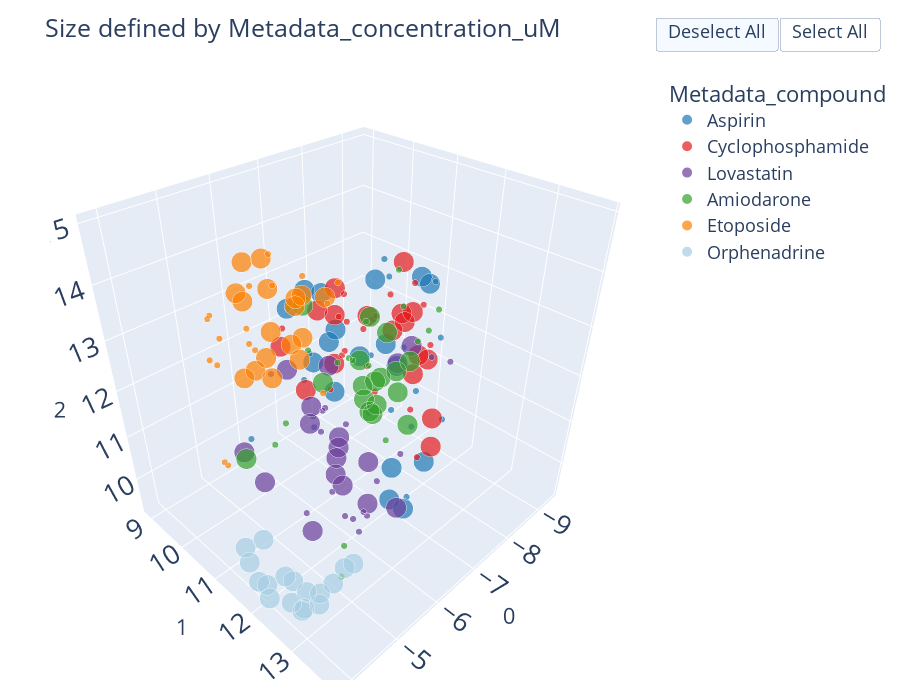
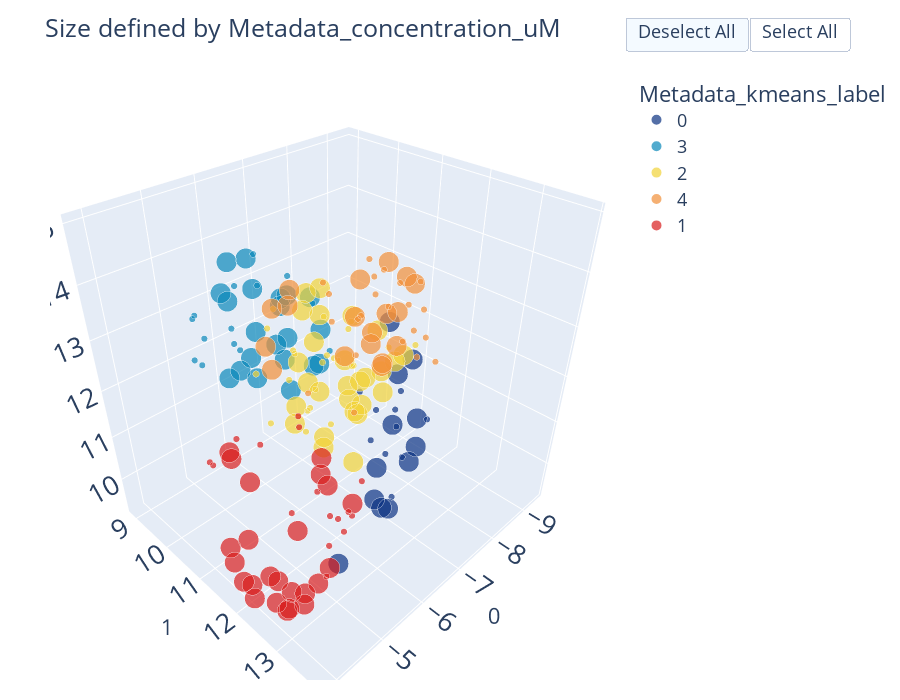

These figures' notebook cell, in order:
### Code cell
df_3d["Metadata_kmeans_label"] = kmeans_labels

combat_util.plot_umap_3d(df_3d, color_col='Metadata_compound', 
                    #   split_df = False, split_column = None, np = None,
                      hover_cols=hover_list,
                      size=True, size_col = "Metadata_concentration_uM",
                      # x="0", y="1",
                      # error_x="x_err", error_y="y_err",
                       dili_color=True
                      )
combat_util.plot_umap_3d(df_3d, color_col='Metadata_kmeans_label', 
                    #   split_df = False, split_column = None, np = None,
                      hover_cols=hover_list,
                      size=True, size_col = "Metadata_concentration_uM",
                      # x="0", y="1",
                      # error_x="x_err", error_y="y_err",
                       discrete=True
                      )

### Figure 1 — Plotly figure (JSON) as saved in the notebook; plotly's stock layout.template omitted (floating-point values rounded to 4 significant figures; data arrays with more than 128 entries replaced by an {"elided": "..."} marker saying what was removed)
{"data": [{"customdata": {"elided": "34x4 mixed values"}, "hovertemplate": "colors_plot_col=Aspirin<br>0=%{x}<br>1=%{y}<br>2=%{z}<br>Metadata_size=%{marker.size}<br>Metadata_Plate=%{customdata[0]}<br>Metadata_Well=%{customdata[1]}<br>Metadata_compound=%{customdata[2]}<br>Metadata_concentration_uM=%{customdata[3]}<extra></extra>", "legendgroup": "Aspirin", "marker": {"color": "#1f78b4", "size": [1, 1, 1, 1, 1, 1, 1, 1, 1, 1, 1, 1, 1, 1, 1, 1, 1, 10, 10, 10, 10, 10, 10, 10, 10, 10, 10, 10, 10, 10, 10, 10, 10, 10], "sizemode": "area", "sizeref": 0.025, "symbol": "circle"}, "mode": "markers", "name": "Aspirin", "scene": "scene", "showlegend": true, "type": "scatter3d", "x": [-8.305, -5.392, -9.208, -7.506, -7.925, -6.374, -5.85, -5.354, -9.178, -7.162, -6.142, -6.044, -7.659, -8.899, -7.855, -6.882, -7.111, -6.039, -5.687, -5.495, -5.443, -7.294, -7.493, -6.866, -8.385, -6.355, -7.847, -7.855, -7.897, -8.096, -6.942, -7.687, -7.879, -8.519], "y": [10.52, 10.04, 11.23, 11.36, 10.62, 13.5, 12.96, 13.75, 10.33, 11.3, 10.9, 11.02, 8.916, 11.25, 8.905, 12.52, 12.38, 13.48, 13.15, 13.3, 13.62, 9.463, 11.61, 11.32, 10.22, 11.27, 11.02, 8.995, 9.581, 9.027, 9.351, 9.672, 11.74, 11.41], "z": [13.45, 10.71, 11.71, 13.7, 12.41, 12.57, 12.73, 11.87, 11.08, 12.29, 11.3, 11.18, 10.31, 13.05, 10.88, 11.57, 12.11, 11.93, 11.83, 11.41, 11.48, 12.81, 12.06, 12.42, 12.9, 13.15, 12.08, 10.71, 10.23, 12.26, 12.51, 11.59, 13.7, 13.21]}, {"customdata": {"elided": "34x4 mixed values"}, "hovertemplate": "colors_plot_col=Cyclophosphamide<br>0=%{x}<br>1=%{y}<br>2=%{z}<br>Metadata_size=%{marker.size}<br>Metadata_Plate=%{customdata[0]}<br>Metadata_Well=%{customdata[1]}<br>Metadata_compound=%{customdata[2]}<br>Metadata_concentration_uM=%{customdata[3]}<extra></extra>", "legendgroup": "Cyclophosphamide", "marker": {"color": "#e31a1c", "size": [1, 1, 1, 1, 1, 1, 1, 1, 1, 1, 1, 1, 1, 1, 1, 1, 1, 10, 10, 10, 10, 10, 10, 10, 10, 10, 10, 10, 10, 10, 10, 10, 10, 10], "sizemode": "area", "sizeref": 0.025, "symbol": "circle"}, "mode": "markers", "name": "Cyclophosphamide", "scene": "scene", "showlegend": true, "type": "scatter3d", "x": [-5.57, -6.095, -8.47, -8.565, -7.179, -7.445, -5.871, -7.101, -5.63, -8.184, -7.162, -9.402, -8.409, -8.832, -8.861, -7.049, -7.895, -8.504, -8.47, -5.868, -9.008, -5.927, -6.59, -5.885, -6.372, -8.217, -9.137, -8.802, -7.715, -7.842, -6.435, -6.607, -5.869, -8.591], "y": [12.29, 12.4, 9.149, 9.875, 12.38, 10.43, 13.3, 11.46, 13.67, 9.6, 10.26, 10.84, 9.293, 10.82, 9.474, 9.053, 11.06, 9.003, 10.83, 11.05, 10.86, 13.65, 12.98, 13.3, 12.69, 9.286, 10.03, 9.638, 11.48, 9.184, 9.735, 13.15, 11.75, 11.0], "z": [13.58, 12.64, 11.61, 10.69, 13.72, 12.47, 12.91, 13.17, 12.4, 12.43, 11.02, 11.27, 10.76, 12.88, 11.29, 11.91, 13.1, 12.21, 13.44, 12.09, 11.22, 12.92, 13.28, 13.52, 13.89, 11.82, 11.38, 11.7, 12.97, 12.04, 12.08, 11.69, 12.95, 12.44]}, {"customdata": {"elided": "34x4 mixed values"}, "hovertemplate": "colors_plot_col=Lovastatin<br>0=%{x}<br>1=%{y}<br>2=%{z}<br>Metadata_size=%{marker.size}<br>Metadata_Plate=%{customdata[0]}<br>Metadata_Well=%{customdata[1]}<br>Metadata_compound=%{customdata[2]}<br>Metadata_concentration_uM=%{customdata[3]}<extra></extra>", "legendgroup": "Lovastatin", "marker": {"color": "#6a3d9a", "size": [1, 1, 1, 1, 1, 1, 1, 1, 1, 1, 1, 1, 1, 1, 1, 1, 1, 10, 10, 10, 10, 10, 10, 10, 10, 10, 10, 10, 10, 10, 10, 10, 10, 10], "sizemode": "area", "sizeref": 0.025, "symbol": "circle"}, "mode": "markers", "name": "Lovastatin", "scene": "scene", "showlegend": true, "type": "scatter3d", "x": [-6.834, -7.676, -7.127, -6.776, -6.876, -7.672, -5.844, -6.319, -7.721, -7.16, -6.006, -9.053, -5.999, -6.043, -6.468, -5.145, -5.817, -7.066, -7.188, -7.367, -4.98, -5.994, -5.3, -6.099, -5.99, -5.003, -7.218, -6.044, -7.103, -4.969, -7.341, -6.512, -6.117, -7.494], "y": [12.35, 12.22, 10.13, 11.65, 11.78, 9.455, 12.44, 9.55, 10.1, 9.952, 11.5, 11.62, 12.03, 11.78, 11.93, 11.78, 12.36, 9.722, 10.43, 9.436, 13.88, 10.43, 11.72, 12.28, 11.63, 10.86, 12.15, 11.43, 11.96, 10.39, 11.11, 11.05, 11.65, 10.12], "z": [10.89, 12.45, 10.52, 11.44, 9.843, 9.782, 10.26, 11.44, 9.759, 9.797, 9.974, 11.4, 9.68, 9.537, 9.343, 10.26, 9.74, 9.931, 9.654, 10.05, 12.02, 12.13, 9.674, 10.17, 10.88, 10.46, 12.85, 12.68, 12.47, 10.87, 9.597, 9.772, 10.16, 9.564]}, {"customdata": {"elided": "34x4 mixed values"}, "hovertemplate": "colors_plot_col=Amiodarone<br>0=%{x}<br>1=%{y}<br>2=%{z}<br>Metadata_size=%{marker.size}<br>Metadata_Plate=%{customdata[0]}<br>Metadata_Well=%{customdata[1]}<br>Metadata_compound=%{customdata[2]}<br>Metadata_concentration_uM=%{customdata[3]}<extra></extra>", "legendgroup": "Amiodarone", "marker": {"color": "#33a02c", "size": [1, 1, 1, 1, 1, 1, 1, 1, 1, 1, 1, 1, 1, 1, 1, 1, 1, 10, 10, 10, 10, 10, 10, 10, 10, 10, 10, 10, 10, 10, 10, 10, 10, 10], "sizemode": "area", "sizeref": 0.025, "symbol": "circle"}, "mode": "markers", "name": "Amiodarone", "scene": "scene", "showlegend": true, "type": "scatter3d", "x": [-6.139, -5.222, -8.343, -8.184, -7.15, -8.373, -8.006, -4.729, -5.074, -7.591, -6.131, -8.241, -7.915, -8.958, -8.447, -7.863, -9.234, -8.729, -6.835, -5.097, -8.605, -8.156, -8.476, -8.71, -8.668, -7.433, -8.237, -8.064, -5.458, -8.487, -8.163, -7.878, -8.159, -9.023], "y": [12.62, 10.96, 11.6, 11.49, 9.14, 9.54, 11.13, 13.04, 12.75, 9.161, 10.13, 10.23, 10.11, 10.46, 9.945, 9.727, 11.11, 9.493, 9.932, 10.24, 9.756, 10.35, 10.13, 9.972, 10.65, 9.744, 10.47, 10.24, 13.6, 10.47, 10.31, 10.88, 11.03, 10.63], "z": [11.78, 11.23, 12.41, 12.2, 12.33, 10.82, 13.57, 10.08, 10.28, 11.2, 10.71, 11.03, 11.26, 12.19, 11.85, 11.05, 12.27, 10.58, 12.85, 10.54, 9.747, 9.987, 9.626, 10.29, 10.37, 10.78, 10.18, 10.63, 13.05, 11.81, 12.23, 11.25, 11.33, 10.96]}, {"customdata": {"elided": "34x4 mixed values"}, "hovertemplate": "colors_plot_col=Etoposide<br>0=%{x}<br>1=%{y}<br>2=%{z}<br>Metadata_size=%{marker.size}<br>Metadata_Plate=%{customdata[0]}<br>Metadata_Well=%{customdata[1]}<br>Metadata_compound=%{customdata[2]}<br>Metadata_concentration_uM=%{customdata[3]}<extra></extra>", "legendgroup": "Etoposide", "marker": {"color": "#ff7f00", "size": [1, 1, 1, 1, 1, 1, 1, 1, 1, 1, 1, 1, 1, 1, 1, 1, 1, 10, 10, 10, 10, 10, 10, 10, 10, 10, 10, 10, 10, 10, 10, 10, 10, 10], "sizemode": "area", "sizeref": 0.025, "symbol": "circle"}, "mode": "markers", "name": "Etoposide", "scene": "scene", "showlegend": true, "type": "scatter3d", "x": [-4.605, -4.612, -5.535, -4.361, -4.527, -4.363, -4.631, -5.341, -6.448, -5.233, -4.409, -4.906, -4.513, -6.745, -5.138, -5.751, -4.426, -5.097, -4.629, -4.715, -4.715, -4.901, -4.85, -5.07, -4.812, -5.163, -5.431, -4.974, -5.314, -4.731, -4.691, -5.931, -4.871, -6.051], "y": [10.62, 11.31, 11.99, 10.75, 10.53, 10.66, 10.42, 10.47, 10.84, 11.13, 10.63, 11.58, 11.48, 10.94, 10.74, 11.23, 10.71, 10.76, 11.25, 10.99, 11.67, 12.08, 12.22, 11.1, 11.07, 11.14, 11.4, 11.83, 11.7, 10.97, 11.75, 11.5, 11.42, 10.69], "z": [13.47, 13.94, 14.24, 13.96, 10.94, 13.21, 12.88, 12.85, 11.61, 14.8, 11.14, 14.61, 13.81, 13.72, 14.19, 14.31, 13.97, 12.72, 14.34, 12.88, 13.22, 13.65, 14.09, 13.13, 14.81, 13.57, 14.01, 13.75, 14.34, 14.32, 14.7, 14.0, 14.96, 13.61]}, {"customdata": [["231006_132517_Plate_1", "F9", "Orphenadrine", 10], ["231006_132517_Plate_1", "F8", "Orphenadrine", 10], ["231006_132517_Plate_1", "F7", "Orphenadrine", 10], ["231006_132517_Plate_1", "F6", "Orphenadrine", 10], ["231011_183822_Plate_1", "D5", "Orphenadrine", 10], ["231011_183822_Plate_1", "D4", "Orphenadrine", 10], ["231011_183822_Plate_1", "D3", "Orphenadrine", 10], ["231011_183822_Plate_1", "D2", "Orphenadrine", 10], ["220608_152238_Plate_1", "G6", "Orphenadrine", 10], ["220608_152238_Plate_1", "F6", "Orphenadrine", 10], ["220608_152238_Plate_1", "E6", "Orphenadrine", 10], ["220617_090443_Plate_1", "E6", "Orphenadrine", 10], ["220617_090443_Plate_1", "F6", "Orphenadrine", 10], ["220607_092050_Plate_1", "E6", "Orphenadrine", 10], ["220607_092050_Plate_1", "F6", "Orphenadrine", 10], ["220607_092050_Plate_1", "G6", "Orphenadrine", 10], ["220617_090443_Plate_1", "G6", "Orphenadrine", 10]], "hovertemplate": "colors_plot_col=Orphenadrine<br>0=%{x}<br>1=%{y}<br>2=%{z}<br>Metadata_size=%{marker.size}<br>Metadata_Plate=%{customdata[0]}<br>Metadata_Well=%{customdata[1]}<br>Metadata_compound=%{customdata[2]}<br>Metadata_concentration_uM=%{customdata[3]}<extra></extra>", "legendgroup": "Orphenadrine", "marker": {"color": "#a6cee3", "size": [10, 10, 10, 10, 10, 10, 10, 10, 10, 10, 10, 10, 10, 10, 10, 10, 10], "sizemode": "area", "sizeref": 0.025, "symbol": "circle"}, "mode": "markers", "name": "Orphenadrine", "scene": "scene", "showlegend": true, "type": "scatter3d", "x": [-4.079, -4.027, -4.047, -4.357, -3.853, -3.886, -3.865, -4.315, -4.448, -4.024, -4.419, -4.203, -4.139, -4.407, -3.923, -3.898, -4.008], "y": [11.5, 11.79, 11.48, 11.57, 13.1, 13.45, 13.13, 12.99, 12.5, 12.71, 13.43, 13.41, 12.37, 13.62, 12.17, 12.23, 12.65], "z": [9.678, 9.478, 10.05, 10.06, 10.11, 10.55, 10.18, 9.996, 9.477, 10.3, 10.88, 10.7, 10.02, 11.14, 9.822, 9.569, 9.745]}], "layout": {"autosize": false, "font": {"size": 18}, "height": 700, "legend": {"itemsizing": "constant", "title": {"text": "Metadata_compound"}, "tracegroupgap": 0}, "margin": {"b": 20, "l": 50, "pad": 4, "r": 50, "t": 50}, "scene": {"domain": {"x": [0, 1], "y": [0, 1]}, "xaxis": {"title": {"text": "0"}}, "yaxis": {"title": {"text": "1"}}, "zaxis": {"title": {"text": "2"}}}, "title": {"text": "Size defined by Metadata_concentration_uM"}, "updatemenus": [{"buttons": [{"args": ["visible", "legendonly"], "label": "Deselect All", "method": "restyle"}, {"args": ["visible", true], "label": "Select All", "method": "restyle"}], "direction": "left", "pad": {"r": 5, "t": 5}, "showactive": true, "type": "buttons", "x": 1, "xanchor": "left", "y": 1.1, "yanchor": "top"}], "width": 900}}

### Figure 2 — Plotly figure (JSON) as saved in the notebook; plotly's stock layout.template omitted (floating-point values rounded to 4 significant figures; data arrays with more than 128 entries replaced by an {"elided": "..."} marker saying what was removed)
{"data": [{"customdata": [["220608_152238_Plate_1", "C3", "Aspirin", 1], ["231011_183822_Plate_1", "B8", "Aspirin", 1], ["231011_183822_Plate_1", "C7", "Cyclophosphamide", 1], ["231006_132517_Plate_1", "B5", "Amiodarone", 1], ["220607_092050_Plate_1", "C3", "Aspirin", 1], ["231011_183822_Plate_1", "B6", "Aspirin", 1], ["231011_183822_Plate_1", "B7", "Aspirin", 1], ["231006_132517_Plate_1", "B10", "Cyclophosphamide", 1], ["231011_183822_Plate_1", "C9", "Cyclophosphamide", 1], ["231006_132517_Plate_1", "C5", "Lovastatin", 1], ["220617_090443_Plate_1", "B6", "Amiodarone", 10], ["220608_152238_Plate_1", "E4", "Lovastatin", 10], ["231011_183822_Plate_1", "C5", "Cyclophosphamide", 10], ["231011_183822_Plate_1", "C4", "Cyclophosphamide", 10], ["220607_092050_Plate_1", "E6", "Orphenadrine", 10], ["231006_132517_Plate_1", "C11", "Cyclophosphamide", 10], ["231011_183822_Plate_1", "C3", "Cyclophosphamide", 10], ["231011_183822_Plate_1", "C2", "Cyclophosphamide", 10], ["231011_183822_Plate_1", "B5", "Aspirin", 10], ["231011_183822_Plate_1", "B4", "Aspirin", 10], ["231011_183822_Plate_1", "B3", "Aspirin", 10], ["231011_183822_Plate_1", "B2", "Aspirin", 10]], "hovertemplate": "colors_plot_col=0<br>0=%{x}<br>1=%{y}<br>2=%{z}<br>Metadata_size=%{marker.size}<br>Metadata_Plate=%{customdata[0]}<br>Metadata_Well=%{customdata[1]}<br>Metadata_compound=%{customdata[2]}<br>Metadata_concentration_uM=%{customdata[3]}<extra></extra>", "legendgroup": "0", "marker": {"color": "rgb(12,51,131)", "size": [1, 1, 1, 1, 1, 1, 1, 1, 1, 1, 10, 10, 10, 10, 10, 10, 10, 10, 10, 10, 10, 10], "sizemode": "area", "sizeref": 0.025, "symbol": "circle"}, "mode": "markers", "name": "0", "scene": "scene", "showlegend": true, "type": "scatter3d", "x": [-6.882, -6.374, -5.63, -6.139, -7.111, -5.354, -5.85, -6.095, -5.871, -6.834, -5.458, -4.98, -5.927, -6.59, -4.407, -6.607, -5.885, -6.372, -6.039, -5.687, -5.495, -5.443], "y": [12.52, 13.5, 13.67, 12.62, 12.38, 13.75, 12.96, 12.4, 13.3, 12.35, 13.6, 13.88, 13.65, 12.98, 13.62, 13.15, 13.3, 12.69, 13.48, 13.15, 13.3, 13.62], "z": [11.57, 12.57, 12.4, 11.78, 12.11, 11.87, 12.73, 12.64, 12.91, 10.89, 13.05, 12.02, 12.92, 13.28, 11.14, 11.69, 13.52, 13.89, 11.93, 11.83, 11.41, 11.48]}, {"customdata": {"elided": "35x4 mixed values"}, "hovertemplate": "colors_plot_col=3<br>0=%{x}<br>1=%{y}<br>2=%{z}<br>Metadata_size=%{marker.size}<br>Metadata_Plate=%{customdata[0]}<br>Metadata_Well=%{customdata[1]}<br>Metadata_compound=%{customdata[2]}<br>Metadata_concentration_uM=%{customdata[3]}<extra></extra>", "legendgroup": "3", "marker": {"color": "rgb(10,136,186)", "size": [1, 1, 1, 1, 1, 1, 1, 1, 1, 1, 1, 1, 1, 1, 10, 10, 10, 10, 10, 10, 10, 10, 10, 10, 10, 10, 10, 10, 10, 10, 10, 10, 10, 10, 10], "sizemode": "area", "sizeref": 0.025, "symbol": "circle"}, "mode": "markers", "name": "3", "scene": "scene", "showlegend": true, "type": "scatter3d", "x": [-4.631, -4.363, -4.906, -4.513, -5.138, -5.751, -5.341, -5.233, -4.361, -4.605, -5.57, -5.535, -4.426, -4.612, -5.868, -5.163, -4.812, -5.314, -5.931, -4.871, -4.731, -5.869, -6.044, -4.691, -4.629, -5.07, -4.715, -4.715, -6.051, -6.355, -4.974, -5.431, -4.85, -4.901, -5.097], "y": [10.42, 10.66, 11.58, 11.48, 10.74, 11.23, 10.47, 11.13, 10.75, 10.62, 12.29, 11.99, 10.71, 11.31, 11.05, 11.14, 11.07, 11.7, 11.5, 11.42, 10.97, 11.75, 11.43, 11.75, 11.25, 11.1, 11.67, 10.99, 10.69, 11.27, 11.83, 11.4, 12.22, 12.08, 10.76], "z": [12.88, 13.21, 14.61, 13.81, 14.19, 14.31, 12.85, 14.8, 13.96, 13.47, 13.58, 14.24, 13.97, 13.94, 12.09, 13.57, 14.81, 14.34, 14.0, 14.96, 14.32, 12.95, 12.68, 14.7, 14.34, 13.13, 13.22, 12.88, 13.61, 13.15, 13.75, 14.01, 14.09, 13.65, 12.72]}, {"customdata": {"elided": "50x4 mixed values"}, "hovertemplate": "colors_plot_col=2<br>0=%{x}<br>1=%{y}<br>2=%{z}<br>Metadata_size=%{marker.size}<br>Metadata_Plate=%{customdata[0]}<br>Metadata_Well=%{customdata[1]}<br>Metadata_compound=%{customdata[2]}<br>Metadata_concentration_uM=%{customdata[3]}<extra></extra>", "legendgroup": "2", "marker": {"color": "rgb(242,211,56)", "size": [1, 1, 1, 1, 1, 1, 1, 1, 1, 1, 1, 1, 1, 1, 1, 1, 1, 1, 1, 1, 1, 1, 1, 10, 10, 10, 10, 10, 10, 10, 10, 10, 10, 10, 10, 10, 10, 10, 10, 10, 10, 10, 10, 10, 10, 10, 10, 10, 10, 10], "sizemode": "area", "sizeref": 0.025, "symbol": "circle"}, "mode": "markers", "name": "2", "scene": "scene", "showlegend": true, "type": "scatter3d", "x": [-8.447, -8.409, -7.855, -8.373, -8.565, -6.319, -7.659, -9.402, -7.863, -8.241, -7.049, -8.861, -7.915, -7.591, -7.162, -7.127, -6.131, -9.178, -7.16, -7.15, -7.672, -7.721, -8.47, -7.341, -7.842, -8.504, -8.729, -8.668, -7.494, -8.159, -8.096, -9.023, -7.878, -8.476, -8.156, -8.605, -7.188, -7.367, -8.217, -7.433, -7.066, -7.897, -7.687, -8.71, -8.237, -8.802, -9.008, -7.855, -9.137, -8.064], "y": [9.945, 9.293, 8.905, 9.54, 9.875, 9.55, 8.916, 10.84, 9.727, 10.23, 9.053, 9.474, 10.11, 9.161, 10.26, 10.13, 10.13, 10.33, 9.952, 9.14, 9.455, 10.1, 9.149, 11.11, 9.184, 9.003, 9.493, 10.65, 10.12, 11.03, 9.027, 10.63, 10.88, 10.13, 10.35, 9.756, 10.43, 9.436, 9.286, 9.744, 9.722, 9.581, 9.672, 9.972, 10.47, 9.638, 10.86, 8.995, 10.03, 10.24], "z": [11.85, 10.76, 10.88, 10.82, 10.69, 11.44, 10.31, 11.27, 11.05, 11.03, 11.91, 11.29, 11.26, 11.2, 11.02, 10.52, 10.71, 11.08, 9.797, 12.33, 9.782, 9.759, 11.61, 9.597, 12.04, 12.21, 10.58, 10.37, 9.564, 11.33, 12.26, 10.96, 11.25, 9.626, 9.987, 9.747, 9.654, 10.05, 11.82, 10.78, 9.931, 10.23, 11.59, 10.29, 10.18, 11.7, 11.22, 10.71, 11.38, 10.63]}, {"customdata": {"elided": "40x4 mixed values"}, "hovertemplate": "colors_plot_col=4<br>0=%{x}<br>1=%{y}<br>2=%{z}<br>Metadata_size=%{marker.size}<br>Metadata_Plate=%{customdata[0]}<br>Metadata_Well=%{customdata[1]}<br>Metadata_compound=%{customdata[2]}<br>Metadata_concentration_uM=%{customdata[3]}<extra></extra>", "legendgroup": "4", "marker": {"color": "rgb(242,143,56)", "size": [1, 1, 1, 1, 1, 1, 1, 1, 1, 1, 1, 1, 1, 1, 1, 1, 1, 1, 1, 1, 1, 1, 10, 10, 10, 10, 10, 10, 10, 10, 10, 10, 10, 10, 10, 10, 10, 10, 10, 10], "sizemode": "area", "sizeref": 0.025, "symbol": "circle"}, "mode": "markers", "name": "4", "scene": "scene", "showlegend": true, "type": "scatter3d", "x": [-9.053, -7.101, -8.184, -7.676, -8.899, -7.925, -8.958, -8.832, -6.745, -7.445, -7.162, -6.776, -7.179, -6.448, -9.208, -7.506, -7.895, -9.234, -8.184, -8.006, -8.343, -8.305, -7.847, -7.879, -8.47, -8.385, -8.487, -7.103, -8.519, -7.218, -8.591, -6.835, -7.294, -7.493, -6.435, -8.163, -5.994, -6.942, -7.715, -6.866], "y": [11.62, 11.46, 9.6, 12.22, 11.25, 10.62, 10.46, 10.82, 10.94, 10.43, 11.3, 11.65, 12.38, 10.84, 11.23, 11.36, 11.06, 11.11, 11.49, 11.13, 11.6, 10.52, 11.02, 11.74, 10.83, 10.22, 10.47, 11.96, 11.41, 12.15, 11.0, 9.932, 9.463, 11.61, 9.735, 10.31, 10.43, 9.351, 11.48, 11.32], "z": [11.4, 13.17, 12.43, 12.45, 13.05, 12.41, 12.19, 12.88, 13.72, 12.47, 12.29, 11.44, 13.72, 11.61, 11.71, 13.7, 13.1, 12.27, 12.2, 13.57, 12.41, 13.45, 12.08, 13.7, 13.44, 12.9, 11.81, 12.47, 13.21, 12.85, 12.44, 12.85, 12.81, 12.06, 12.08, 12.23, 12.13, 12.51, 12.97, 12.42]}, {"customdata": {"elided": "40x4 mixed values"}, "hovertemplate": "colors_plot_col=1<br>0=%{x}<br>1=%{y}<br>2=%{z}<br>Metadata_size=%{marker.size}<br>Metadata_Plate=%{customdata[0]}<br>Metadata_Well=%{customdata[1]}<br>Metadata_compound=%{customdata[2]}<br>Metadata_concentration_uM=%{customdata[3]}<extra></extra>", "legendgroup": "1", "marker": {"color": "rgb(217,30,30)", "size": [1, 1, 1, 1, 1, 1, 1, 1, 1, 1, 1, 1, 1, 1, 1, 1, 10, 10, 10, 10, 10, 10, 10, 10, 10, 10, 10, 10, 10, 10, 10, 10, 10, 10, 10, 10, 10, 10, 10, 10], "sizemode": "area", "sizeref": 0.025, "symbol": "circle"}, "mode": "markers", "name": "1", "scene": "scene", "showlegend": true, "type": "scatter3d", "x": [-5.074, -5.999, -6.044, -5.392, -5.222, -6.142, -6.006, -5.145, -4.729, -4.409, -6.468, -6.876, -5.817, -6.043, -5.844, -4.527, -4.203, -6.099, -4.027, -3.898, -6.117, -4.139, -5.097, -3.853, -3.886, -4.315, -3.865, -5.003, -3.923, -6.512, -4.047, -5.99, -4.357, -4.008, -4.969, -4.448, -4.024, -4.079, -5.3, -4.419], "y": [12.75, 12.03, 11.02, 10.04, 10.96, 10.9, 11.5, 11.78, 13.04, 10.63, 11.93, 11.78, 12.36, 11.78, 12.44, 10.53, 13.41, 12.28, 11.79, 12.23, 11.65, 12.37, 10.24, 13.1, 13.45, 12.99, 13.13, 10.86, 12.17, 11.05, 11.48, 11.63, 11.57, 12.65, 10.39, 12.5, 12.71, 11.5, 11.72, 13.43], "z": [10.28, 9.68, 11.18, 10.71, 11.23, 11.3, 9.974, 10.26, 10.08, 11.14, 9.343, 9.843, 9.74, 9.537, 10.26, 10.94, 10.7, 10.17, 9.478, 9.569, 10.16, 10.02, 10.54, 10.11, 10.55, 9.996, 10.18, 10.46, 9.822, 9.772, 10.05, 10.88, 10.06, 9.745, 10.87, 9.477, 10.3, 9.678, 9.674, 10.88]}], "layout": {"autosize": false, "font": {"size": 18}, "height": 700, "legend": {"itemsizing": "constant", "title": {"text": "Metadata_kmeans_label"}, "tracegroupgap": 0}, "margin": {"b": 20, "l": 50, "pad": 4, "r": 50, "t": 50}, "scene": {"domain": {"x": [0, 1], "y": [0, 1]}, "xaxis": {"title": {"text": "0"}}, "yaxis": {"title": {"text": "1"}}, "zaxis": {"title": {"text": "2"}}}, "title": {"text": "Size defined by Metadata_concentration_uM"}, "updatemenus": [{"buttons": [{"args": ["visible", "legendonly"], "label": "Deselect All", "method": "restyle"}, {"args": ["visible", true], "label": "Select All", "method": "restyle"}], "direction": "left", "pad": {"r": 5, "t": 5}, "showactive": true, "type": "buttons", "x": 1, "xanchor": "left", "y": 1.1, "yanchor": "top"}], "width": 900}}
